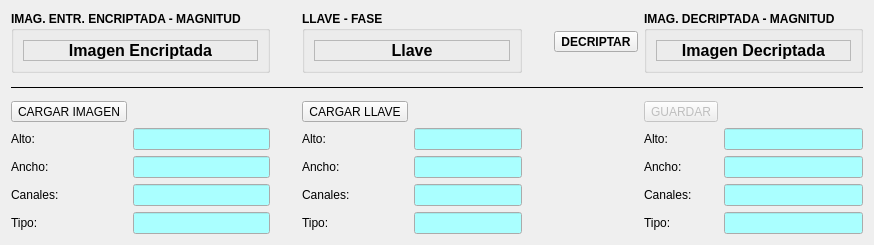
      <widget class="QWidget" name="tab_3">
       <attribute name="title">
        <string>DECRIPTAR IMAGEN</string>
       </attribute>
       <layout class="QHBoxLayout" name="horizontalLayout_9">
        <item>
         <layout class="QGridLayout" name="gridLayout_3">
          <item row="3" column="0">
           <widget class="QToolButton" name="toolButtonCargarImagenDecriptar">
            <property name="text">
             <string>CARGAR IMAGEN</string>
            </property>
            <property name="icon">
             <iconset resource="mainwindow.qrc">
              <normaloff>:/new/prefix1/resources/openllaveencriptada.png</normaloff>:/new/prefix1/resources/openllaveencriptada.png</iconset>
            </property>
            <property name="iconSize">
             <size>
              <width>64</width>
              <height>20</height>
             </size>
            </property>
            <property name="toolButtonStyle">
             <enum>Qt::ToolButtonTextUnderIcon</enum>
            </property>
           </widget>
          </item>
          <item row="3" column="3">
           <widget class="QToolButton" name="toolButtonCargarLlaveImagenDecriptar">
            <property name="text">
             <string>CARGAR LLAVE</string>
            </property>
            <property name="icon">
             <iconset resource="mainwindow.qrc">
              <normaloff>:/new/prefix1/resources/openllave.png</normaloff>:/new/prefix1/resources/openllave.png</iconset>
            </property>
            <property name="iconSize">
             <size>
              <width>64</width>
              <height>20</height>
             </size>
            </property>
            <property name="toolButtonStyle">
             <enum>Qt::ToolButtonTextUnderIcon</enum>
            </property>
           </widget>
          </item>
          <item row="5" column="0">
           <widget class="QLabel" name="label_29">
            <property name="text">
             <string>Alto:</string>
            </property>
           </widget>
          </item>
          <item row="6" column="0">
           <widget class="QLabel" name="label_30">
            <property name="text">
             <string>Ancho:</string>
            </property>
           </widget>
          </item>
          <item row="5" column="3">
           <widget class="QLabel" name="label_31">
            <property name="text">
             <string>Alto:</string>
            </property>
           </widget>
          </item>
          <item row="6" column="3">
           <widget class="QLabel" name="label_32">
            <property name="text">
             <string>Ancho:</string>
            </property>
           </widget>
          </item>
          <item row="1" column="0" colspan="2">
           <widget class="QGroupBox" name="groupBox_4">
            <property name="font">
             <font>
              <weight>75</weight>
              <bold>true</bold>
             </font>
            </property>
            <property name="title">
             <string>IMAG. ENTR. ENCRIPTADA - MAGNITUD</string>
            </property>
            <layout class="QHBoxLayout" name="horizontalLayout_5">
             <item>
              <widget class="QLabel" name="labelImagenEntradaDecriptar">
               <property name="font">
                <font>
                 <pointsize>12</pointsize>
                </font>
               </property>
               <property name="frameShape">
                <enum>QFrame::StyledPanel</enum>
               </property>
               <property name="text">
                <string>Imagen Encriptada</string>
               </property>
               <property name="alignment">
                <set>Qt::AlignCenter</set>
               </property>
              </widget>
             </item>
            </layout>
           </widget>
          </item>
          <item row="1" column="3" colspan="2">
           <widget class="QGroupBox" name="groupBox_5">
            <property name="font">
             <font>
              <weight>75</weight>
              <bold>true</bold>
             </font>
            </property>
            <property name="title">
             <string>LLAVE - FASE</string>
            </property>
            <layout class="QHBoxLayout" name="horizontalLayout_6">
             <item>
              <widget class="QLabel" name="labelLlaveImagenDecriptar">
               <property name="font">
                <font>
                 <pointsize>12</pointsize>
                </font>
               </property>
               <property name="frameShape">
                <enum>QFrame::StyledPanel</enum>
               </property>
               <property name="text">
                <string>Llave</string>
               </property>
               <property name="alignment">
                <set>Qt::AlignCenter</set>
               </property>
              </widget>
             </item>
            </layout>
           </widget>
          </item>
          <item row="5" column="1">
           <widget class="QLineEdit" name="lineEditAltoImagenEntradaDecriptar">
            <property name="palette">
             <palette>
              <active>
               <colorrole role="Base">
                <brush brushstyle="SolidPattern">
                 <color alpha="255">
                  <red>170</red>
                  <green>255</green>
                  <blue>255</blue>
                 </color>
                </brush>
               </colorrole>
              </active>
              <inactive>
               <colorrole role="Base">
                <brush brushstyle="SolidPattern">
                 <color alpha="255">
                  <red>170</red>
                  <green>255</green>
                  <blue>255</blue>
                 </color>
                </brush>
               </colorrole>
              </inactive>
              <disabled>
               <colorrole role="Base">
                <brush brushstyle="SolidPattern">
                 <color alpha="255">
                  <red>240</red>
                  <green>240</green>
                  <blue>240</blue>
                 </color>
                </brush>
               </colorrole>
              </disabled>
             </palette>
            </property>
            <property name="readOnly">
             <bool>true</bool>
            </property>
           </widget>
          </item>
          <item row="6" column="1">
           <widget class="QLineEdit" name="lineEditAnchoImagenEntradaDecriptar">
            <property name="palette">
             <palette>
              <active>
               <colorrole role="Base">
                <brush brushstyle="SolidPattern">
                 <color alpha="255">
                  <red>170</red>
                  <green>255</green>
                  <blue>255</blue>
                 </color>
                </brush>
               </colorrole>
              </active>
              <inactive>
               <colorrole role="Base">
                <brush brushstyle="SolidPattern">
                 <color alpha="255">
                  <red>170</red>
                  <green>255</green>
                  <blue>255</blue>
                 </color>
                </brush>
               </colorrole>
              </inactive>
              <disabled>
               <colorrole role="Base">
                <brush brushstyle="SolidPattern">
                 <color alpha="255">
                  <red>240</red>
                  <green>240</green>
                  <blue>240</blue>
                 </color>
                </brush>
               </colorrole>
              </disabled>
             </palette>
            </property>
            <property name="readOnly">
             <bool>true</bool>
            </property>
           </widget>
          </item>
          <item row="5" column="4">
           <widget class="QLineEdit" name="lineEditAltoLlaveImagenDecriptar">
            <property name="palette">
             <palette>
              <active>
               <colorrole role="Base">
                <brush brushstyle="SolidPattern">
                 <color alpha="255">
                  <red>170</red>
                  <green>255</green>
                  <blue>255</blue>
                 </color>
                </brush>
               </colorrole>
              </active>
              <inactive>
               <colorrole role="Base">
                <brush brushstyle="SolidPattern">
                 <color alpha="255">
                  <red>170</red>
                  <green>255</green>
                  <blue>255</blue>
                 </color>
                </brush>
               </colorrole>
              </inactive>
              <disabled>
               <colorrole role="Base">
                <brush brushstyle="SolidPattern">
                 <color alpha="255">
                  <red>240</red>
                  <green>240</green>
                  <blue>240</blue>
                 </color>
                </brush>
               </colorrole>
              </disabled>
             </palette>
            </property>
            <property name="readOnly">
             <bool>true</bool>
            </property>
           </widget>
          </item>
          <item row="6" column="4">
           <widget class="QLineEdit" name="lineEditAnchoLlaveImagenDecriptar">
            <property name="palette">
             <palette>
              <active>
               <colorrole role="Base">
                <brush brushstyle="SolidPattern">
                 <color alpha="255">
                  <red>170</red>
                  <green>255</green>
                  <blue>255</blue>
                 </color>
                </brush>
               </colorrole>
              </active>
              <inactive>
               <colorrole role="Base">
                <brush brushstyle="SolidPattern">
                 <color alpha="255">
                  <red>170</red>
                  <green>255</green>
                  <blue>255</blue>
                 </color>
                </brush>
               </colorrole>
              </inactive>
              <disabled>
               <colorrole role="Base">
                <brush brushstyle="SolidPattern">
                 <color alpha="255">
                  <red>240</red>
                  <green>240</green>
                  <blue>240</blue>
                 </color>
                </brush>
               </colorrole>
              </disabled>
             </palette>
            </property>
            <property name="readOnly">
             <bool>true</bool>
            </property>
           </widget>
          </item>
          <item row="1" column="2">
           <spacer name="verticalSpacer_3">
            <property name="orientation">
             <enum>Qt::Vertical</enum>
            </property>
            <property name="sizeHint" stdset="0">
             <size>
              <width>20</width>
              <height>40</height>
             </size>
            </property>
           </spacer>
          </item>
          <item row="1" column="7" colspan="2">
           <widget class="QGroupBox" name="groupBox_6">
            <property name="font">
             <font>
              <weight>75</weight>
              <bold>true</bold>
             </font>
            </property>
            <property name="title">
             <string>IMAG. DECRIPTADA - MAGNITUD</string>
            </property>
            <layout class="QHBoxLayout" name="horizontalLayout_7">
             <item>
              <widget class="QLabel" name="labelImagenSalidaDecriptar">
               <property name="font">
                <font>
                 <pointsize>12</pointsize>
                </font>
               </property>
               <property name="frameShape">
                <enum>QFrame::StyledPanel</enum>
               </property>
               <property name="text">
                <string>Imagen Decriptada</string>
               </property>
               <property name="alignment">
                <set>Qt::AlignCenter</set>
               </property>
              </widget>
             </item>
            </layout>
           </widget>
          </item>
          <item row="1" column="5">
           <spacer name="verticalSpacer_4">
            <property name="orientation">
             <enum>Qt::Vertical</enum>
            </property>
            <property name="sizeHint" stdset="0">
             <size>
              <width>20</width>
              <height>40</height>
             </size>
            </property>
           </spacer>
          </item>
          <item row="1" column="6">
           <widget class="QToolButton" name="toolButtonDecriptarImagen">
            <property name="font">
             <font>
              <weight>75</weight>
              <bold>true</bold>
             </font>
            </property>
            <property name="text">
             <string>DECRIPTAR</string>
            </property>
            <property name="icon">
             <iconset resource="mainwindow.qrc">
              <normaloff>:/new/prefix1/resources/decrypt.png</normaloff>:/new/prefix1/resources/decrypt.png</iconset>
            </property>
            <property name="iconSize">
             <size>
              <width>64</width>
              <height>40</height>
             </size>
            </property>
            <property name="toolButtonStyle">
             <enum>Qt::ToolButtonTextUnderIcon</enum>
            </property>
           </widget>
          </item>
          <item row="5" column="7">
           <widget class="QLabel" name="label_36">
            <property name="text">
             <string>Alto:</string>
            </property>
           </widget>
          </item>
          <item row="6" column="7">
           <widget class="QLabel" name="label_37">
            <property name="text">
             <string>Ancho:</string>
            </property>
           </widget>
          </item>
          <item row="5" column="8">
           <widget class="QLineEdit" name="lineEditAltoImagenSalidaDecriptar">
            <property name="palette">
             <palette>
              <active>
               <colorrole role="Base">
                <brush brushstyle="SolidPattern">
                 <color alpha="255">
                  <red>170</red>
                  <green>255</green>
                  <blue>255</blue>
                 </color>
                </brush>
               </colorrole>
              </active>
              <inactive>
               <colorrole role="Base">
                <brush brushstyle="SolidPattern">
                 <color alpha="255">
                  <red>170</red>
                  <green>255</green>
                  <blue>255</blue>
                 </color>
                </brush>
               </colorrole>
              </inactive>
              <disabled>
               <colorrole role="Base">
                <brush brushstyle="SolidPattern">
                 <color alpha="255">
                  <red>240</red>
                  <green>240</green>
                  <blue>240</blue>
                 </color>
                </brush>
               </colorrole>
              </disabled>
             </palette>
            </property>
            <property name="readOnly">
             <bool>true</bool>
            </property>
           </widget>
          </item>
          <item row="6" column="8">
           <widget class="QLineEdit" name="lineEditAnchoImagenSalidaDecriptar">
            <property name="palette">
             <palette>
              <active>
               <colorrole role="Base">
                <brush brushstyle="SolidPattern">
                 <color alpha="255">
                  <red>170</red>
                  <green>255</green>
                  <blue>255</blue>
                 </color>
                </brush>
               </colorrole>
              </active>
              <inactive>
               <colorrole role="Base">
                <brush brushstyle="SolidPattern">
                 <color alpha="255">
                  <red>170</red>
                  <green>255</green>
                  <blue>255</blue>
                 </color>
                </brush>
               </colorrole>
              </inactive>
              <disabled>
               <colorrole role="Base">
                <brush brushstyle="SolidPattern">
                 <color alpha="255">
                  <red>240</red>
                  <green>240</green>
                  <blue>240</blue>
                 </color>
                </brush>
               </colorrole>
              </disabled>
             </palette>
            </property>
            <property name="readOnly">
             <bool>true</bool>
            </property>
           </widget>
          </item>
          <item row="7" column="0">
           <widget class="QLabel" name="label_38">
            <property name="text">
             <string>Canales:</string>
            </property>
           </widget>
          </item>
          <item row="8" column="0">
           <widget class="QLabel" name="label_39">
            <property name="text">
             <string>Tipo:</string>
            </property>
           </widget>
          </item>
          <item row="7" column="1">
           <widget class="QLineEdit" name="lineEditCanalesImagenEntradaDecriptar">
            <property name="palette">
             <palette>
              <active>
               <colorrole role="Base">
                <brush brushstyle="SolidPattern">
                 <color alpha="255">
                  <red>170</red>
                  <green>255</green>
                  <blue>255</blue>
                 </color>
                </brush>
               </colorrole>
              </active>
              <inactive>
               <colorrole role="Base">
                <brush brushstyle="SolidPattern">
                 <color alpha="255">
                  <red>170</red>
                  <green>255</green>
                  <blue>255</blue>
                 </color>
                </brush>
               </colorrole>
              </inactive>
              <disabled>
               <colorrole role="Base">
                <brush brushstyle="SolidPattern">
                 <color alpha="255">
                  <red>240</red>
                  <green>240</green>
                  <blue>240</blue>
                 </color>
                </brush>
               </colorrole>
              </disabled>
             </palette>
            </property>
            <property name="readOnly">
             <bool>true</bool>
            </property>
           </widget>
          </item>
          <item row="8" column="1">
           <widget class="QLineEdit" name="lineEditTipoImagenEntradaDecriptar">
            <property name="palette">
             <palette>
              <active>
               <colorrole role="Base">
                <brush brushstyle="SolidPattern">
                 <color alpha="255">
                  <red>170</red>
                  <green>255</green>
                  <blue>255</blue>
                 </color>
                </brush>
               </colorrole>
              </active>
              <inactive>
               <colorrole role="Base">
                <brush brushstyle="SolidPattern">
                 <color alpha="255">
                  <red>170</red>
                  <green>255</green>
                  <blue>255</blue>
                 </color>
                </brush>
               </colorrole>
              </inactive>
              <disabled>
               <colorrole role="Base">
                <brush brushstyle="SolidPattern">
                 <color alpha="255">
                  <red>240</red>
                  <green>240</green>
                  <blue>240</blue>
                 </color>
                </brush>
               </colorrole>
              </disabled>
             </palette>
            </property>
            <property name="readOnly">
             <bool>true</bool>
            </property>
           </widget>
          </item>
          <item row="7" column="3">
           <widget class="QLabel" name="label_40">
            <property name="text">
             <string>Canales:</string>
            </property>
           </widget>
          </item>
          <item row="8" column="3">
           <widget class="QLabel" name="label_41">
            <property name="text">
             <string>Tipo:</string>
            </property>
           </widget>
          </item>
          <item row="7" column="4">
           <widget class="QLineEdit" name="lineEditCanalesLlaveImagenDecriptar">
            <property name="palette">
             <palette>
              <active>
               <colorrole role="Base">
                <brush brushstyle="SolidPattern">
                 <color alpha="255">
                  <red>170</red>
                  <green>255</green>
                  <blue>255</blue>
                 </color>
                </brush>
               </colorrole>
              </active>
              <inactive>
               <colorrole role="Base">
                <brush brushstyle="SolidPattern">
                 <color alpha="255">
                  <red>170</red>
                  <green>255</green>
                  <blue>255</blue>
                 </color>
                </brush>
               </colorrole>
              </inactive>
              <disabled>
               <colorrole role="Base">
                <brush brushstyle="SolidPattern">
                 <color alpha="255">
                  <red>240</red>
                  <green>240</green>
                  <blue>240</blue>
                 </color>
                </brush>
               </colorrole>
              </disabled>
             </palette>
            </property>
            <property name="readOnly">
             <bool>true</bool>
            </property>
           </widget>
          </item>
          <item row="8" column="4">
           <widget class="QLineEdit" name="lineEditTipoLlaveImagenDecriptar">
            <property name="palette">
             <palette>
              <active>
               <colorrole role="Base">
                <brush brushstyle="SolidPattern">
                 <color alpha="255">
                  <red>170</red>
                  <green>255</green>
                  <blue>255</blue>
                 </color>
                </brush>
               </colorrole>
              </active>
              <inactive>
               <colorrole role="Base">
                <brush brushstyle="SolidPattern">
                 <color alpha="255">
                  <red>170</red>
                  <green>255</green>
                  <blue>255</blue>
                 </color>
                </brush>
               </colorrole>
              </inactive>
              <disabled>
               <colorrole role="Base">
                <brush brushstyle="SolidPattern">
                 <color alpha="255">
                  <red>240</red>
                  <green>240</green>
                  <blue>240</blue>
                 </color>
                </brush>
               </colorrole>
              </disabled>
             </palette>
            </property>
            <property name="readOnly">
             <bool>true</bool>
            </property>
           </widget>
          </item>
          <item row="7" column="8">
           <widget class="QLineEdit" name="lineEditCanalesImagenSalidaDecriptar">
            <property name="palette">
             <palette>
              <active>
               <colorrole role="Base">
                <brush brushstyle="SolidPattern">
                 <color alpha="255">
                  <red>170</red>
                  <green>255</green>
                  <blue>255</blue>
                 </color>
                </brush>
               </colorrole>
              </active>
              <inactive>
               <colorrole role="Base">
                <brush brushstyle="SolidPattern">
                 <color alpha="255">
                  <red>170</red>
                  <green>255</green>
                  <blue>255</blue>
                 </color>
                </brush>
               </colorrole>
              </inactive>
              <disabled>
               <colorrole role="Base">
                <brush brushstyle="SolidPattern">
                 <color alpha="255">
                  <red>240</red>
                  <green>240</green>
                  <blue>240</blue>
                 </color>
                </brush>
               </colorrole>
              </disabled>
             </palette>
            </property>
            <property name="readOnly">
             <bool>true</bool>
            </property>
           </widget>
          </item>
          <item row="8" column="8">
           <widget class="QLineEdit" name="lineEditTipoImagenSalidaDecriptar">
            <property name="palette">
             <palette>
              <active>
               <colorrole role="Base">
                <brush brushstyle="SolidPattern">
                 <color alpha="255">
                  <red>170</red>
                  <green>255</green>
                  <blue>255</blue>
                 </color>
                </brush>
               </colorrole>
              </active>
              <inactive>
               <colorrole role="Base">
                <brush brushstyle="SolidPattern">
                 <color alpha="255">
                  <red>170</red>
                  <green>255</green>
                  <blue>255</blue>
                 </color>
                </brush>
               </colorrole>
              </inactive>
              <disabled>
               <colorrole role="Base">
                <brush brushstyle="SolidPattern">
                 <color alpha="255">
                  <red>240</red>
                  <green>240</green>
                  <blue>240</blue>
                 </color>
                </brush>
               </colorrole>
              </disabled>
             </palette>
            </property>
            <property name="readOnly">
             <bool>true</bool>
            </property>
           </widget>
          </item>
          <item row="7" column="7">
           <widget class="QLabel" name="label_42">
            <property name="text">
             <string>Canales:</string>
            </property>
           </widget>
          </item>
          <item row="8" column="7">
           <widget class="QLabel" name="label_43">
            <property name="text">
             <string>Tipo:</string>
            </property>
           </widget>
          </item>
          <item row="2" column="0" colspan="9">
           <widget class="QLabel" name="label_45">
            <property name="frameShape">
             <enum>QFrame::HLine</enum>
            </property>
            <property name="text">
             <string/>
            </property>
           </widget>
          </item>
          <item row="3" column="7">
           <widget class="QToolButton" name="toolButtonGuardarImagenDecriptar">
            <property name="enabled">
             <bool>false</bool>
            </property>
            <property name="text">
             <string>GUARDAR</string>
            </property>
            <property name="icon">
             <iconset resource="mainwindow.qrc">
              <normaloff>:/new/prefix1/resources/04_Save_32x32.png</normaloff>:/new/prefix1/resources/04_Save_32x32.png</iconset>
            </property>
            <property name="iconSize">
             <size>
              <width>64</width>
              <height>20</height>
             </size>
            </property>
            <property name="toolButtonStyle">
             <enum>Qt::ToolButtonTextUnderIcon</enum>
            </property>
           </widget>
          </item>
         </layout>
        </item>
       </layout>
      </widget>
